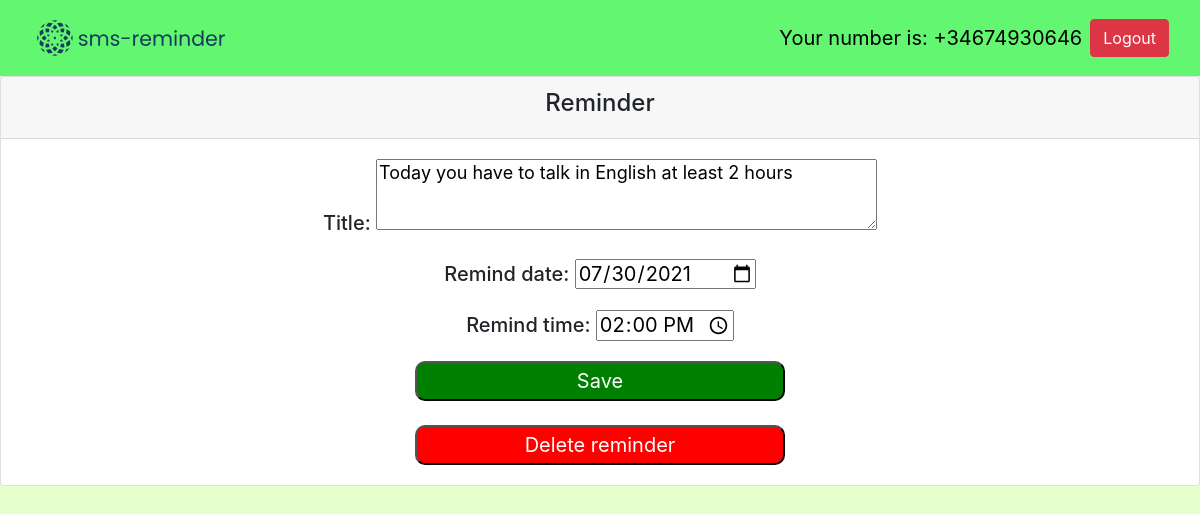
Page /remindetail/9/ (signed in) on the committed database.
### reminder/models.py (models this page shows, shortened)
class Remind(models.Model):
    title = models.CharField(max_length=100)
    remind_date = models.DateField(default=datetime.date.today)
    remind_time = models.TimeField(default=datetime.time(10, 0))
    author = models.ForeignKey(User, on_delete=models.CASCADE)

### reminder/views.py (the view, shortened to what this page needs)
# urls.py: path('remindetail/<int:rdr_pk>/', views.remindetail, name='remindetail'),
def remindetail(request, rdr_pk):
    reminder = get_object_or_404(Remind, pk=rdr_pk, author=request.user)
    if request.method == 'GET':
        form = RemindForm(instance=reminder)
        return render(request, 'reminder/remindetail.html', {'reminder': reminder, 'form': form})

### reminder/forms.py
class RemindForm(ModelForm):
    class Meta:
        model = Remind
        fields = ('title', 'remind_date', 'remind_time',)
        widgets = {'remind_date': DateInput(),
                   'remind_time': forms.TimeInput(attrs={'type': 'time'}),
                   'title': forms.Textarea(attrs={'rows': 3, 'style': 'font-size: large',})
                   }

### reminder/templates/reminder/remindetail.html (shortened to what this page needs)
{% extends 'reminder/base.html' %}
{% load static %}
{% block content %}
<div class="card text-center">
  <div class="card-header">
      <h4>Reminder</h4>
  </div>
  <div class="card-body">
    <form method="POST">{% csrf_token %}
        <h5>{{ form.as_p }}</h5>
        <input style="color: white; background-color:green; font-size: 20px; border-radius: 10px; height:40px; width:370px;"
               type="submit" value="Save" />
    </form>
    <br>
    <form method="POST" action="{% url 'delete' reminder.id %}">{% csrf_token %}
        <input style="color: white; background-color:red; font-size: 20px; border-radius: 10px; height:40px; width:370px;"
               type="submit" value="Delete reminder" />
    </form>
  </div>
</div>
{% endblock %}

### reminder/templates/reminder/base.html (shortened to what this page needs)
<!doctype html>
<html lang="en">
    <head>
        {% load static %}
        <link rel="stylesheet" href="https://cdn.jsdelivr.net/npm/bootstrap@4.5.3/dist/css/bootstrap.min.css"
><link rel="stylesheet" href="{% static 'reminder/style.css' %}">
    </head>
    <body>
    {% load static %}
        <nav class="navbar navbar-expand-lg navbar-dark">
          <div class="container-fluid">
              <a href="{% url 'home' %}" class="navbar-brand">
                <img src="{% static '/reminder/logo.svg' %}" width="200" height="50" alt="logo">
              </a>
                <div class="user d-flex justify-content-end collapse navbar-collapse" id="navbarNav">
                {% if user.is_authenticated %}
                    <span class="navbar-text mr-2" style="color:black">Your number is: {{ user.username }}</span>
                        <form action="{% url 'logoutuser' %}" method="POST">
                            <input class="btn btn-danger" type="submit" value="Logout"/>
                        </form>
                {% endif %}
                </div>
          </div>
        </nav>
        {% block content %}{% endblock %}
    </body>
</html>

### reminder/static/reminder/style.css (style rules this page uses)
.navbar-dark { background: #62F671; font-size: 20px; }
.user { justify-content: space-between; }
body { background-color: #E5FFCC; }

### rows in the picture
Remind: title "Today you have to talk in English at least 2 hours", remind_date "07/30/2021", remind_time "14:00:00"

### other values in the picture
{{ user.username }} "+34674930646"
